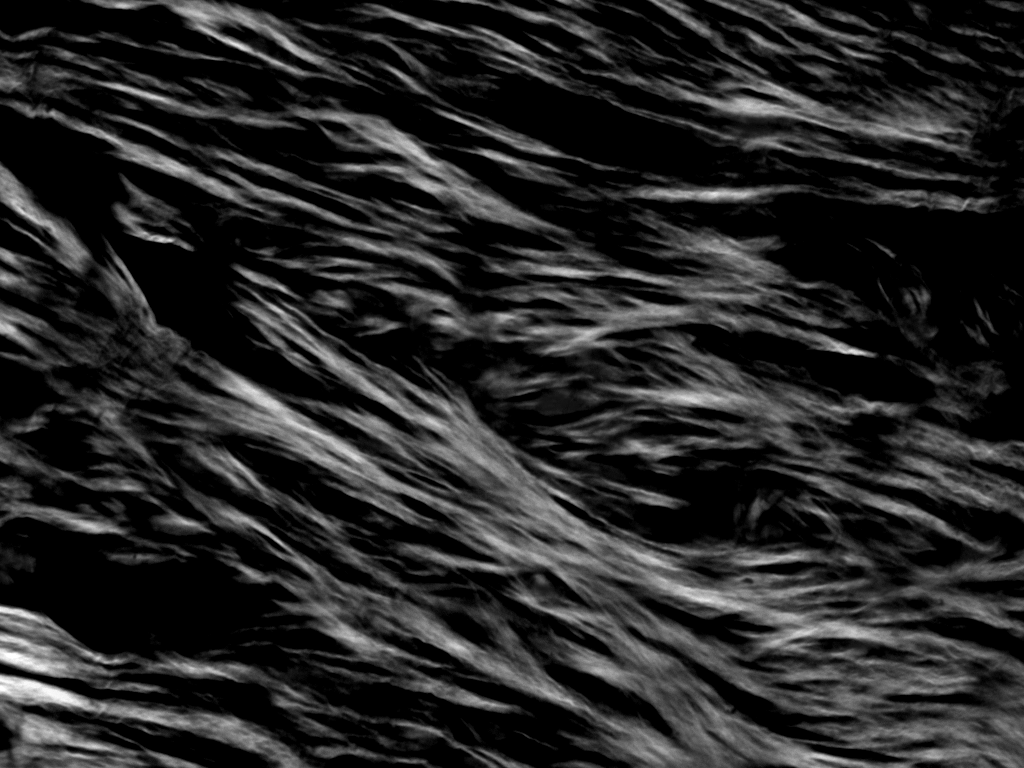
%> input picture CP15S219_SUBTRACTED.tif, 1024 x 768 px
$ octave MatFiber.m   (GNU Octave 9; MATLAB toolbox functions it lacks are replaced by stand-ins)
%> lines starting %> are read from the running program, lines starting %| are printed output that depends on the picture
% MatFiber fiber orientation analysis code.
% Source:
%     Cardiac Biomechanics Group
%     PI: Jeffrey W. Holmes, MD,PhD
%         Biomedical Engineering, Medicine, Robert M. Berne Cardiovascular Research Center
%         University of Virginia
%     If used, please reference Fomovsky & Holmes. "Evolution of scar structure, mechanics, and ventricular
%     function after myocardial infarction in the rat." AJP Heart Circ Phys 298: H221-228, 2010.

% Description:
%     MatFiber is a Matlab adaptation of Fiber3, a C++ program that uses the intensity gradient method described by
%     Karlon, Covell, McCulloch, Hunter, and Omens. The Anatomical Record 252:612-625. 1998.

clear all;

% SPECIFY IMAGE FILE (8-BIT GRAYSCALE), SUBREGION SIZE, AND THRESHOLD LEVEL

% SUBREGION SIZE (S) determines how many pixels (S x S) you wish to group into only 1 output angle.
% The code will divide the original image into N1 x N2 subregions of SxS
% pixels each, and calculate 1 orientation value for each subregion. This
% orientation will correspond to the angle perpendicular to the strongest
% mean intensity gradient direction within that subregion.

% THRESHOLD (Thresh) determines the minimum value of intensity gradient
% within a subregion that is required for the code to output an orientation
% for that subregion. Subregions with summed intensity gradients below 'Thresh'
% will not return an orientation angle. Warning: because the threshold is compared to intensity
% gradients summed within each subregion of SxS pixels, an appropriate value of 'Thresh' may vary depending upon the
% subregion size S.

% Sample images:
% 'SIMULATED1' ... this is an artifically generated image of straight lines, populated from a distribution with MVL = 0.3 and Mean Angle = 0.
% 'SIMULATED2' ... this is an artifically generated image of straight lines, populated from a distribution with MVL = 0.7 and Mean Angle = -60.
% 'CP15S219_SUBTRACTED' ... subtracted image of infarct scar (processing methods descibed in Fomovsky 2010)
% Also included are output images after analyzing 'CP15S219_SUBTRACTED'
% with settings we considered appropriate for this image (S = 40, Thresh = 100000),
% as well as with substantially higher/lower subregion size, or thresholds.
% Note that increasing subregion size and threshold resulted in an increased
% mean vector length (MVL) measurement, while decreasing subregion size and
% threshold resulted in decreased MVL.

filename = 'CP15S219_SUBTRACTED';
S = 40;                                      % Size of the square subregion (pixels)
Thresh = 100000;
iImage = imread([filename '.tif'], 'tif');   % Import the image
%> iImage is the input picture: size 768x1024 uint8; min 0, max 255, mean 38.7
dImage = double(iImage)+1;                   % Convert into double

% Initial computations related to the image and subregions
% Because gradient mask (next step) is 9x9, convolution result will be
% erroneous in pixels near image border. Subregions are shifted 5 pixels
% away from the image borders to avoid this error.
D = size(dImage);
%> D = [768 1024]
N1 = floor((D(1)-10)/S);           % Number of subregions vertically;
%> N1 = 18
N2 = floor((D(2)-10)/S);           % Number of subregions horizontally;
%> N2 = 25

% [8 lines of commented-out code are left out]
MX = ...
    [-0.00029819    -0.001716	-0.0059893	-0.012679	-0.016281	-0.012679	-0.0059893	-0.001716	-0.00029819;...
    -0.001287      -0.007406	-0.025849	-0.054723	-0.070266	-0.054723	-0.025849	-0.007406	-0.001287;...
    -0.0029946     -0.017233	-0.060149	-0.12734	-0.1635     -0.12734	-0.060149	-0.017233	-0.0029946;...
    -0.0031698     -0.018241	-0.063668	-0.13478	-0.17307	-0.13478	-0.063668	-0.018241	-0.0031698;...
    0              0           0           0           0           0           0           0           0;...
    0.0031698      0.018241	0.063668	0.13478     0.17307     0.13478     0.063668	0.018241	0.0031698;...
    0.0029946      0.017233	0.060149	0.12734     0.1635      0.12734     0.060149	0.017233	0.0029946;...
    0.001287       0.007406	0.025849	0.054723	0.070266	0.054723	0.025849	0.007406	0.001287;...
    0.00029819     0.001716	0.0059893	0.012679	0.016281	0.012679	0.0059893	0.001716	0.00029819];
MY = ...
    [-0.00029819    -0.001287	-0.0029946	-0.0031698	0	0.0031698	0.0029946	0.001287	0.00029819;...
    -0.001716      -0.007406	-0.017233	-0.018241	0	0.018241	0.017233	0.007406	0.001716;...
    -0.0059893     -0.025849	-0.060149	-0.063668	0	0.063668	0.060149	0.025849	0.0059893;...
    -0.012679      -0.054723	-0.12734	-0.13478	0	0.13478     0.12734     0.054723	0.012679;...
    -0.016281      -0.070266	-0.1635     -0.17307	0	0.17307     0.1635      0.070266	0.016281;...
    -0.012679      -0.054723	-0.12734	-0.13478	0	0.13478     0.12734     0.054723	0.012679;...
    -0.0059893     -0.025849	-0.060149	-0.063668	0	0.063668	0.060149	0.025849	0.0059893;...
    -0.001716      -0.007406	-0.017233	-0.018241	0	0.018241	0.017233	0.007406	0.001716;...
    -0.00029819	-0.001287	-0.0029946	-0.0031698	0	0.0031698	0.0029946	0.001287	0.00029819];

% Convolve masks with the image
GX = conv2(dImage,MX,'same');
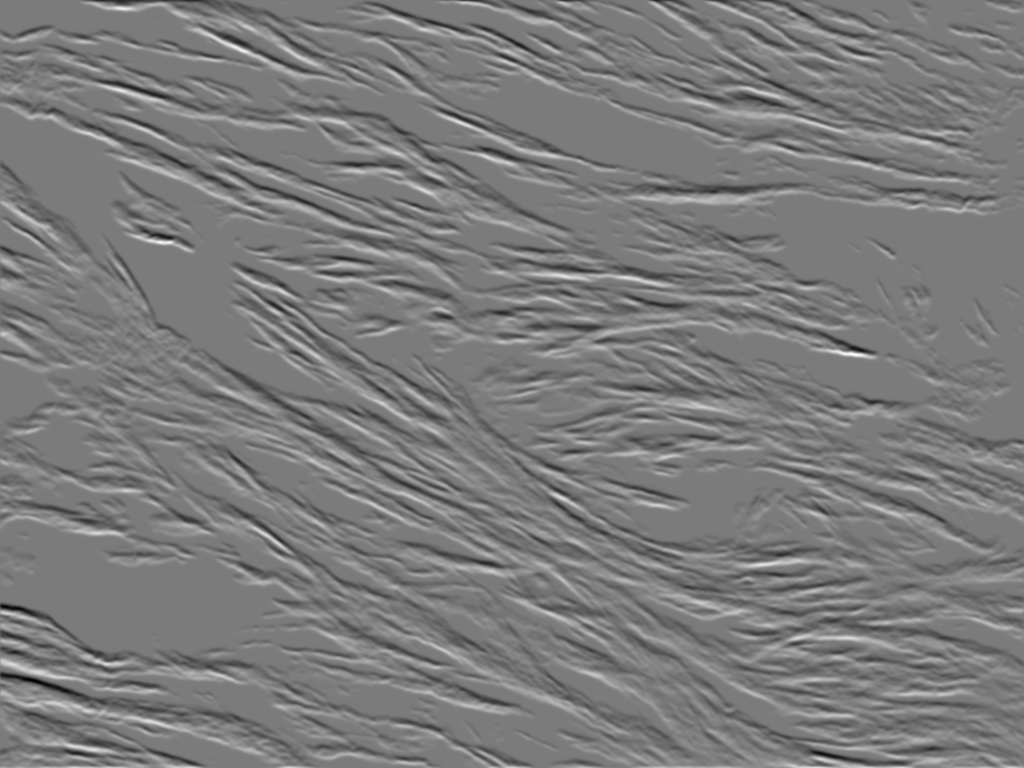
%> GX: size 768x1024 double; min -277.5, max 294.2, mean -0.1; drawn with min black and max white
GY = conv2(dImage,MY,'same');
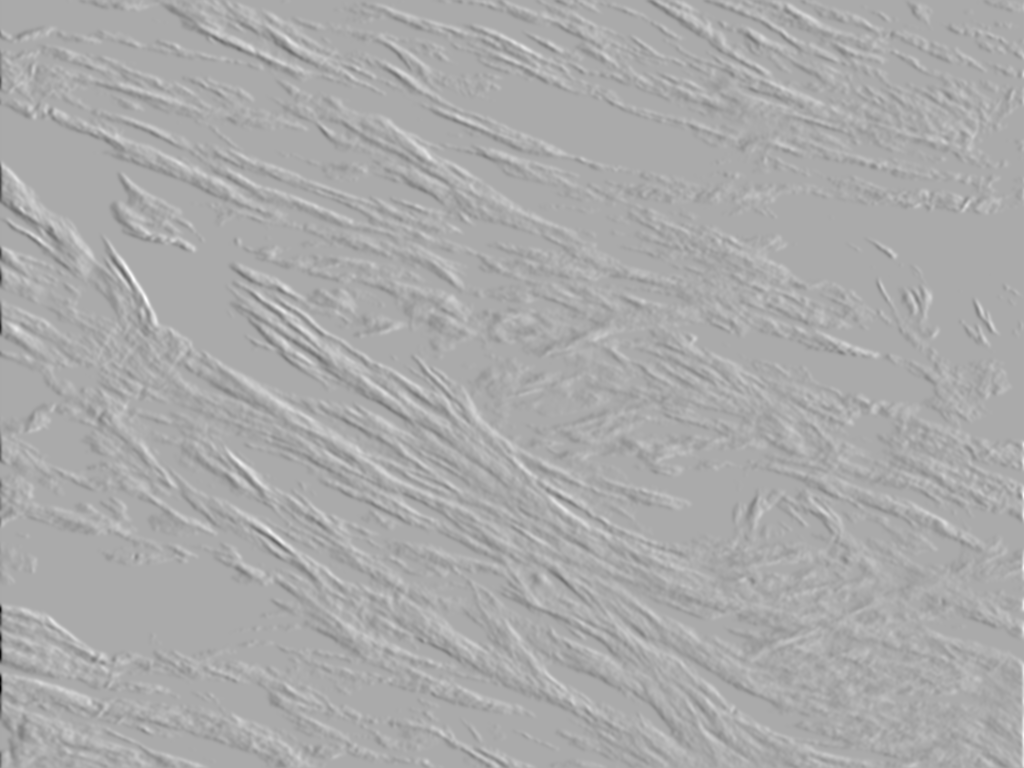
%> GY: size 768x1024 double; min -378.1, max 187.9, mean 0.1; drawn with min black and max white
clear MX MY

% Edge image and gradient direction
E = GX.^2+GY.^2;
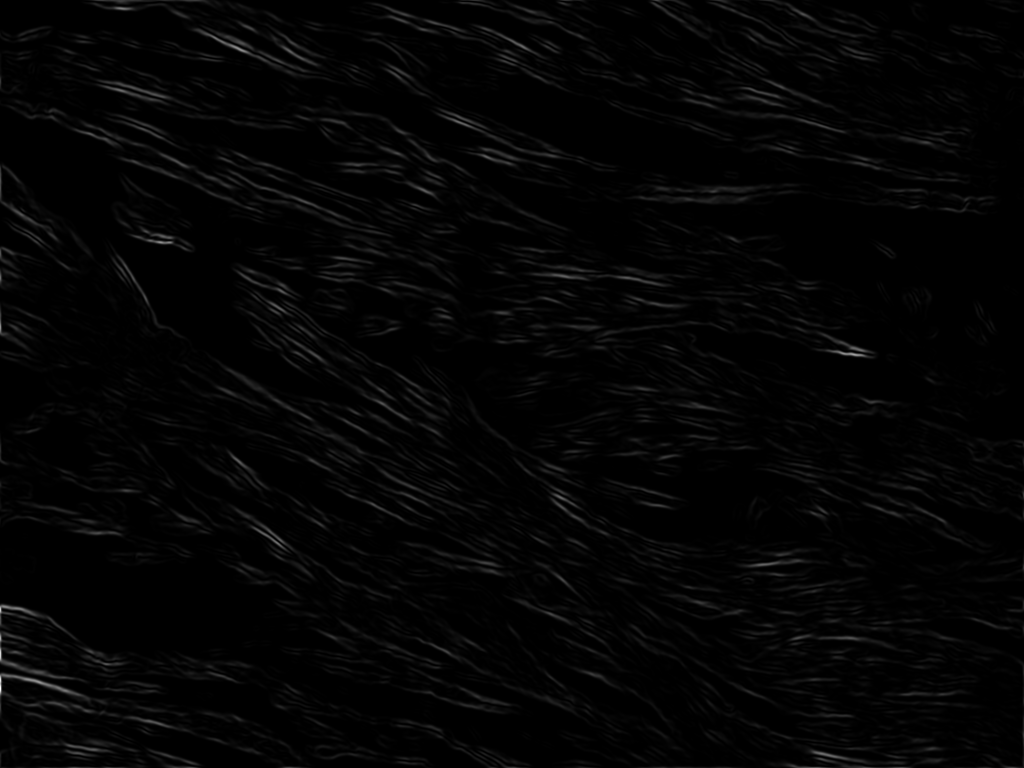
%> E: size 768x1024 double; min 8e-34, max 142957.9, mean 2504.6; drawn with min black and max white
phi = 180/pi*atan2(GY, GX);
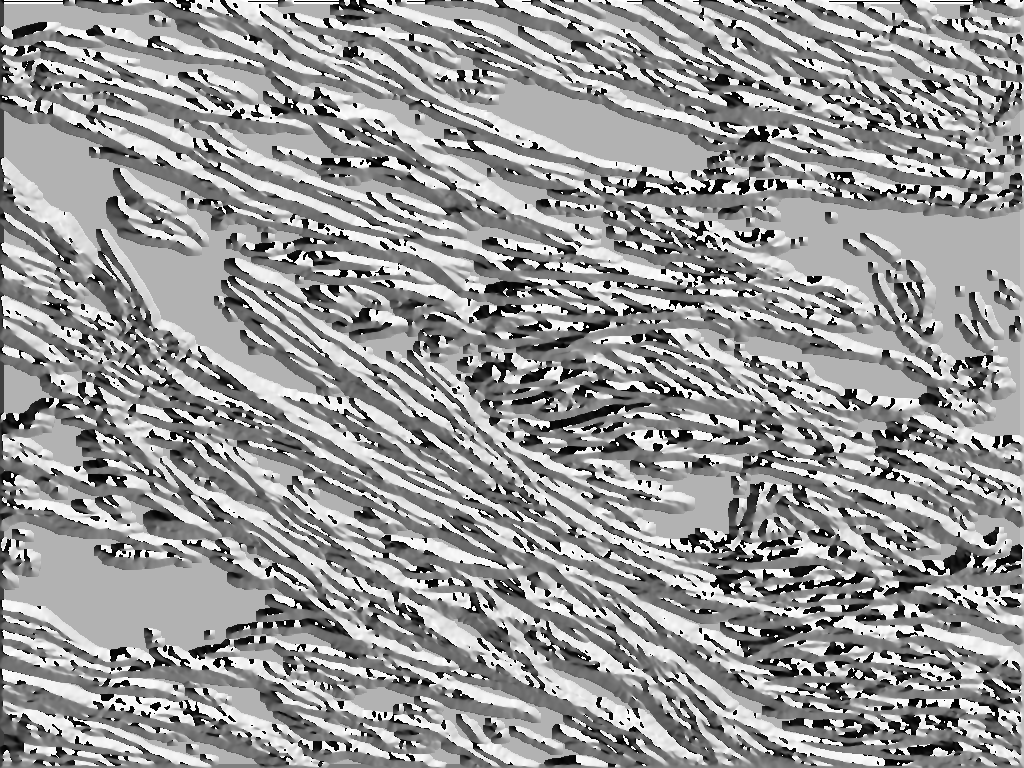
%> phi: size 768x1024 double; min -180, max 180, mean 34.6; drawn with min black and max white
clear GX GY

% Determine local orientation in each subregion
bins = 0:1:179;
FiberAngle = zeros([N1*N2 1]);
FiberPosX = zeros([N1*N2 1]);
FiberPosY = zeros([N1*N2 1]);
count = 0;

for q = 1:1:N1
    for r = 1:1:N2
        lx = 5 + S*(r - 1) + 1;
        ux = 5 + S*r;
        ly = 5 + S*(q - 1) + 1;
        uy = 5 + S*q;
        AthetaW = zeros(size(bins));
        for n = 1:1:numel(bins)
            C = E(ly:uy,lx:ux).*exp(2*cos(2*pi/180*(bins(n) - phi(ly:uy,lx:ux))))/exp(2);
            AthetaW(n) = sum(sum(C)); % AthetaW is a sum of alignment values between pixel gradient directions and each direction from 'bins', weighted by pixel gradient magnitudes.
                                      % The sum includes all pixels within the subregion bounded by lx, ux, ly, uy.
        end
        if max(AthetaW) > Thresh;
            [~, Ang] = max(AthetaW); % Sets 'Ang' as the entry from 'bins' corresponding to the maximum 'AthetaW' value.
            if Ang > 90
                Ang = Ang - 180;
            end
            count = count + 1;
            FiberAngle(count) = Ang;
            FiberPosY(count) = round(5 + S*q - S/2);
            FiberPosX(count) = round(5 + S*r - S/2);
        end
        clear AthetaW Ang;
    end
end
%> after the loop, FiberAngle = 450 values, max 76 at index 191, min -62 at index 172, mean -16.04; FiberPosX = 450 values, max 985 at index 25, min 0 at index 434, mean 491.3; FiberPosY = 450 values, max 705 at index 409, min 0 at index 434, mean 349.4; count = 433

if count < numel(FiberAngle)
    FiberAngle(count+1:end) = [];
    FiberPosY(count+1:end) = [];
    FiberPosX(count+1:end) = [];
end

FiberOrientationX = cos(FiberAngle*pi/180);
%> FiberOrientationX = 433 values, max 1 at index 381, min 0.242 at index 191, mean 0.93
FiberOrientationY = sin(FiberAngle*pi/180);
%> FiberOrientationY = 433 values, max 0.97 at index 191, min -0.883 at index 172, mean -0.281
FiberPosY = -(FiberPosY-D(1));
%> FiberPosY = 433 values, max 743 at index 1, min 63 at index 409, mean 404.9

% Calculate MA, MVL, CSD
c2m = mean(cos(2*FiberAngle*pi/180));
%> c2m = 0.747
s2m = mean(sin(2*FiberAngle*pi/180));
%> s2m = -0.503
MA = 180/pi*1/2*atan2(s2m, c2m);        % mean angle (deg)
%> MA = -16.97
MVL = sqrt(s2m^2 + c2m^2);              % mean vector length
%> MVL = 0.9
CSD = 180/pi*1/2*sqrt(-2*log(MVL));     % circular standard deviation (deg)
%> CSD = 13.15
AD = 180/pi*1/2*sqrt(2*(1-MVL));        % angular deviation (deg)
%> AD = 12.81

% Display Results
figure;
clf;
imagesc(iImage);
colormap(gray);
hold on;
quiver(FiberPosX, -FiberPosY+D(1), FiberOrientationX, -FiberOrientationY, 0.5, 'y', 'LineWidth', 1);
hold off;
title(['MatFiber: Thresh = ' num2str(Thresh) ', Size = ' num2str(S) ', MA = ' num2str(MA), ', MVL = ' num2str(MVL) ', CSD = ' num2str(CSD)]);
set(gca, 'DataAspectRatio', [1 1 1]);
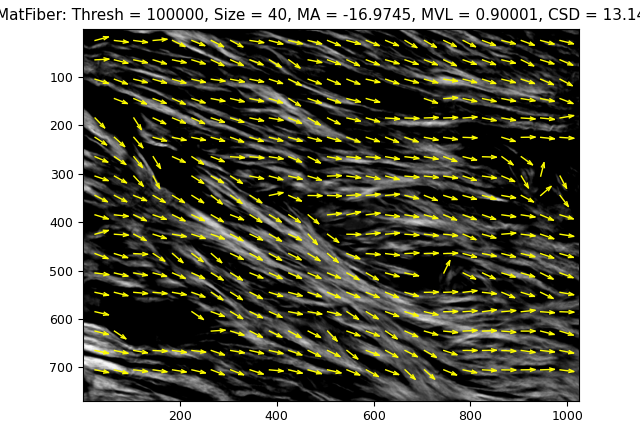
%> figure redrawn from the program's plot data
display(filename);
display([Thresh S]);
display([MA MVL CSD]);
%|   -16.9745    0.9000   13.1498

% Save results
clear phi N1 N2 E C;
% save([filename '_' num2str(S) 'px_FiberAngles.mat'], '-mat');
